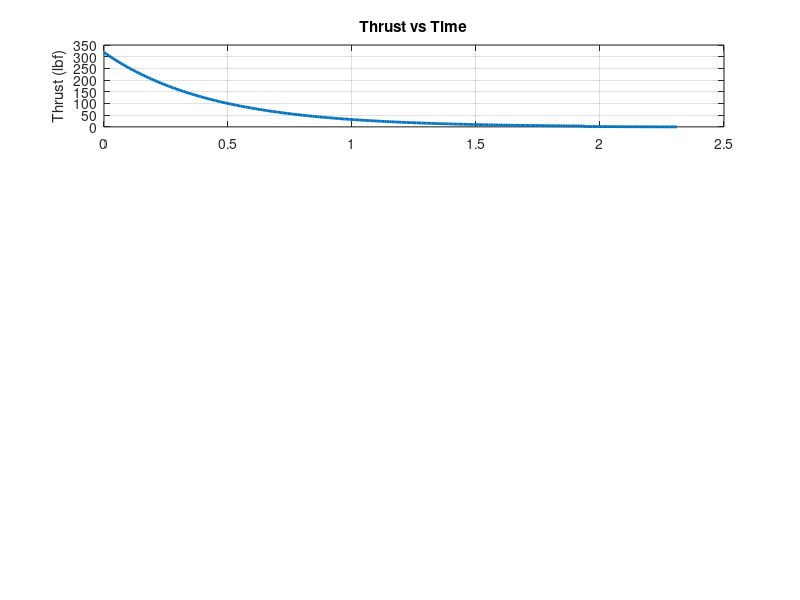

The MATLAB script that drew this image: (Note: this script raises an error after producing the figure.)
clc; clear; close all;

%% === CONFIGURABLE PARAMETERS ===
P0 = 2000 * 6894.76;    % Initial tank pressure in Pa (2000 psi)
V_tank = 11e-3;         % Tank volume in m^3 (11 liters)
T0 = 293;               % Initial temperature in K
R = 287;                % Specific gas constant for air (J/kg·K)
gamma = 1.4;            % Heat capacity ratio for air
d_nozzle = 0.0127;     % Nozzle diameter in meters (1/2 in)
A_nozzle = pi * (d_nozzle/2)^2;
P_atm = 83400;         % Atmospheric pressure (Pa)
mass_total = 81.65;     % Mass of rider + vehicle
dt = 0.01;              % Time step (s)
t_max = 10;             % Total simulation time (s)

%% === INITIAL CONDITIONS ===
rho0 = P0 / (R * T0);             % Initial air density
m_air = rho0 * V_tank;            % Initial air mass
P = P0;                           % Tank pressure
T = T0;                           % Assume adiabatic, start at T0

%% === TIME INTEGRATION SETUP ===
time = 0:dt:t_max;
F_thrust = zeros(size(time));
P_tank = zeros(size(time));
m_dot_log = zeros(size(time));
m_air_log = zeros(size(time));

for i = 1:length(time)
    if P <= P_atm
        break;  % Stop thrust when pressure equalizes
    end

    % === Determine if flow is choked
    critical_P = P * (2 / (gamma + 1))^(gamma / (gamma - 1));

    if ~exist('choke_break_index', 'var') && critical_P <= P_atm
        choke_break_index = i;  % Mark the moment choked flow ends
    end

    if critical_P > P_atm  % Choked flow
        m_dot = A_nozzle * P * sqrt(gamma / (R * T) * ...
                 (2 / (gamma + 1))^((gamma + 1)/(gamma - 1)));
        v_exit = sqrt(gamma * R * T);  % Choked exit velocity
    else  % Non-choked flow
        P_ratio = P_atm / P;
        m_dot = A_nozzle * P * sqrt((2 * gamma) / (R * T * (gamma - 1)) * ...
               (P_ratio^(2/gamma) - P_ratio^((gamma + 1)/gamma)));
        v_exit = sqrt(2 * R * T * (1 - (P_atm / P)^((gamma - 1)/gamma)));
    end

    thrust = m_dot * v_exit;
    F_thrust(i) = thrust;
    m_dot_log(i) = m_dot;
    m_air_log(i) = m_air;
    P_tank(i) = P;

    % Update tank conditions
    m_air = m_air - m_dot * dt;
    P = (m_air / V_tank) * R * T;  % Ideal gas law
end

%% === TRIM OUTPUT TO ACTUAL SIM TIME ===
valid_idx = find(F_thrust > 0);
time = time(valid_idx);
F_thrust = F_thrust(valid_idx);
m_dot_log = m_dot_log(valid_idx);
P_tank = P_tank(valid_idx);

%% === ACCELERATION & VELOCITY INTEGRATION ===
a = F_thrust / mass_total;
v = 4.47 + cumtrapz(time, a);        % Start at 10 mph
x = cumtrapz(time, v);               % Integrate that to get distance

if exist('choke_break_index', 'var')
    choke_break_time = time(choke_break_index);
else
    choke_break_time = NaN;  % In case flow stayed choked
end

% Convert to English units
F_thrust_lbf = F_thrust * 0.224809;
a_g = a / 9.81;
v_mph = v * 2.237;
x_ft = x * 3.28084;

%% === PLOTS ===
figure;

set(gca, 'Color', 'k');  % Whole figure background

% === Thrust ===
subplot(4,1,1);
plot(time, F_thrust_lbf, 'LineWidth', 2); grid on;
ylabel('Thrust (lbf)'); title('Thrust vs Time');
if ~isnan(choke_break_time)
    xline(choke_break_time, '--k', 'LineWidth', 1);
end

% === Acceleration ===
subplot(4,1,2);
plot(time, a_g, 'LineWidth', 2); grid on;
ylabel('Accel (g)'); title('Acceleration vs Time');
if ~isnan(choke_break_time)
    xline(choke_break_time, '--k', 'LineWidth', 1);
end

% === Velocity ===
subplot(4,1,3);
plot(time, v_mph, 'LineWidth', 2); grid on;
ylabel('Velocity (mph)'); title('Velocity vs Time');
if ~isnan(choke_break_time)
    xline(choke_break_time, '--k', 'LineWidth', 1);
end

% === Position ===
subplot(4,1,4);
plot(time, x_ft, 'LineWidth', 2); grid on;
ylabel('Position (ft)'); xlabel('Time (s)');
title('Position vs Time');
if ~isnan(choke_break_time)
    xline(choke_break_time, '--k', 'LineWidth', 1);
end

text(choke_break_time, ylim(gca)*[0;1]*0.95, 'Choked Flow Ends', ...
    'HorizontalAlignment', 'right', 'VerticalAlignment', 'top', ...
    'FontSize', 8, 'FontWeight', 'bold');